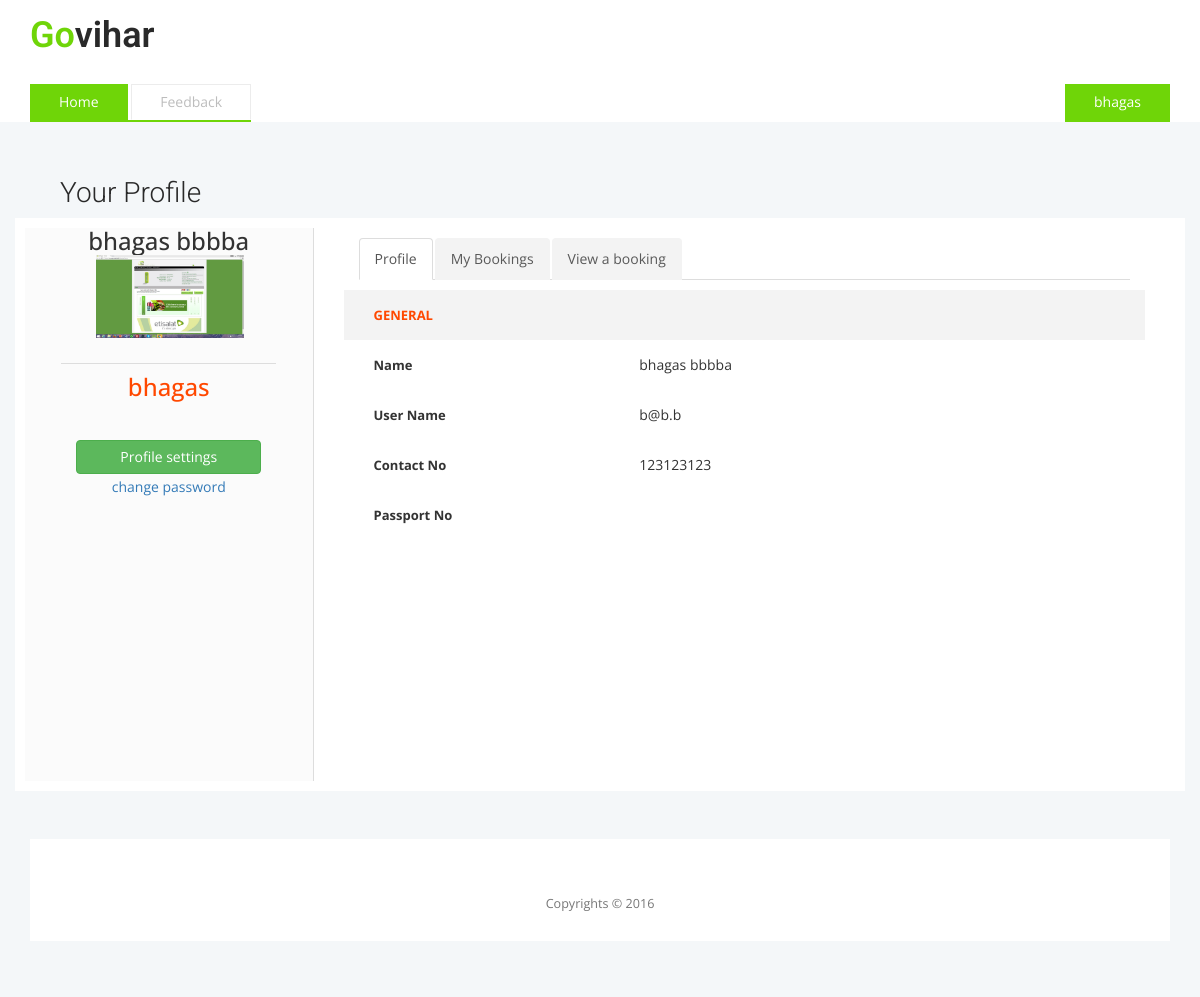
Page /profile.php (signed in) on the committed database.
### tables this page shows
CREATE TABLE IF NOT EXISTS `users` (
`id` int(11) NOT NULL,
  `first_name` varchar(10) NOT NULL,
  `last_name` varchar(20) NOT NULL,
  `email` varchar(20) NOT NULL,
  `password` varchar(100) NOT NULL,
  `profile_image` longtext NOT NULL,
  `user_type` varchar(3) NOT NULL,
  `phone` int(11) NOT NULL,
  `address` longtext NOT NULL,
  `passport_no` varchar(20) NOT NULL,
  `date_registered` timestamp NOT NULL DEFAULT CURRENT_TIMESTAMP
);

### profile.php (the view, shortened to what this page needs)
<?PHP include_once('includes/header.php') ?>
<?php
$id = $_SESSION['id'];
$sql = "SELECT * FROM users where id = $id";
$result = $conexion->query($sql);
if ($result->num_rows > 0) {
    while ($row = $result->fetch_array()) {
        $first_name = $row['first_name'];
        $last_name = $row['last_name'];
        $email = $row['email'];
        $profile_img = $row['profile_image'];
        $user_type = $row['user_type'];
        $contact_number = $row['phone'];
        $passport_no = $row['passport_no'];
    }
}
$name_with_initials = $first_name . " " . $last_name;
?>
<div class="banner-bottom">
    <div class="container ">
        <div class="banner-bottom-info">
            <h3 style="margin-left: 30px;"><?php
if ($user_type == 'A') {
    echo 'Admin Profile';
} else {
    echo 'Your Profile';
}
?></h3>
        </div>
        <div class="row " style="padding: 10px;background-color: #fff;margin-top: 10px;margin-bottom: 20px;">
            <div class="col-md-3"   style="background-color: rgba(210, 210, 210, 0.09);  min-height: 553px" >
                <div class="col-md-offset-1 col-md-10" ><h3 class="text-center"><?php echo $name_with_initials; ?></h3></div>
                <div class="col-md-offset-1 col-md-10" style="padding-bottom: 25px; border-bottom: 1px solid #ddd; align-content:center; ">
                    <image style="width:80%;height: 80%; margin-left: 20px;" src="<?php
if (isset($profile_img) && (!empty($profile_img))) {
    echo $profile_img;
} else {
    echo 'images/default_prof.jpg';
}
?>"/>
                </div>
                <div class="col-md-offset-1 col-md-10 text-center" style='padding-top: 10px;'><h3><span style="color:#FF4800;"><?php echo $first_name; ?></span></h3></div>
                <div class="col-md-offset-1 col-md-10 text-center" style='padding-top: 0px;'><h4></h4><br></div>
                <div class="col-md-offset-1 col-md-10 center" ><button class='btn btn-success col-md-12' data-toggle="modal" data-target="#editModal">Profile settings</button></div>
                <div class="col-md-offset-1 col-md-10 center" style="margin-top: 3px; "><center><a href="#" class='col-md-12' data-toggle="modal" data-target="#passModal" >change password</a></center></div>
                <div class="clearfix"></div>
            </div>
            <div class="col-md-9" style=" border-left: 1px solid #ddd; min-height: 553px">
                <div class="col-md-12" style="margin-top: 10px;">
                    <div class="bhoechie-tab-menu col-md-12">
                        <ul class="nav nav-tabs profile-nav">
                            <li role="presentation" class="active"><a href="#">Profile</a></li>
                            <li role="presentation"><a href="">My Bookings</a></li>
                            <li role="presentation"><a href="">View a booking</a></li>
                        </ul>
                    </div>
                    <div class="col-md-12 bhoechie-tab-content" style="padding: 0px;">
                        <table border="0" cellpadding="0" cellspacing="0" width="100%" id="details-table" style="margin-top: 10px; margin-bottom: 10px;">
                            <tbody>
                                <tr class="trheding">
                                    <td id="dtr">General</td>
                                    <td id="dtr">&nbsp;</td>
                                    <td id="dtr">&nbsp;</td>
                                    <td id="dtr">&nbsp;</td>
                                </tr>
                                <tr>
                                    <td class="subheadng">Name</td>
                                    <td class="normal"><?php echo $name_with_initials; ?></td>
                                    <td class="subheadng">&nbsp;  </td>
                                    <td class="normal">&nbsp; </td>
                                </tr>
                                <tr>
                                    <td class="subheadng">User Name</td>
                                    <td class="normal"><?php echo $email; ?></td>
                                    <td class="subheadng">&nbsp;  </td>
                                    <td class="normal">&nbsp; </td>
                                </tr>
                                <tr>
                                    <td class="subheadng">Contact No</td>
                                    <td class="normal"><?php echo $contact_number; ?></td>
                                    <td class="subheadng">&nbsp;  </td>
                                    <td class="normal">&nbsp; </td>
                                </tr>
                                <tr>
                                    <td class="subheadng">Passport No</td>
                                    <td class="normal"><?php echo $passport_no; ?></td>
                                    <td class="subheadng">&nbsp;  </td>
                                    <td class="normal">&nbsp; </td>
                                </tr>
                            </tbody></table>
                        <br><br>
                    </div>
                </div>
            </div>
        </div>
    </div>
</div>
<?php include_once 'includes/footer.php'; ?>

### css/style.css (style rules this page uses)
body { margin:0; font-family: 'Open Sans', sans-serif; background-color:#fff; }
body a { transition: 0.5s all ease; -webkit-transition: 0.5s all ease; -moz-transition: 0.5s all ease; -o-transition: 0.5s all ease; -ms-transition: 0.5s all ease; text-decoration:none; }
h1,h2,h3,h4,h5,h6 { margin:0; }
ul,label { margin:0; padding:0; }
.banner-bottom { padding: 4em 0 0 0; background: #f4f7f9; }
.banner-bottom-info h3 { color: #292929; font-family: 'Roboto', sans-serif; font-weight: 300; font-size: 2em; margin: 0; }

### profile.php (style rules this page uses)
#details-table td { height: 50px; padding: 0px 30px; }
.trheding { font-size: 13px; color: #FF4800; font-weight: bold; text-transform: uppercase; background: rgb(243, 243, 243) none repeat scroll 0% 0%; }
.subheadng { font-size: 13px; font-weight: bold; }
.profile-nav > li { border-radius: 0px !important; }
.profile-nav > li> a { color: #595959; text-decoration: none; background: rgb(243, 243, 243) none repeat scroll 0% 0%; }

### rows in the picture
users: name_with_initials "bhagas bbbba", profile_image (picture), first_name "bhagas", email "b@b.b", phone "123123123"

### other values in the picture
$_SESSION['first_name'] "bhagas"
